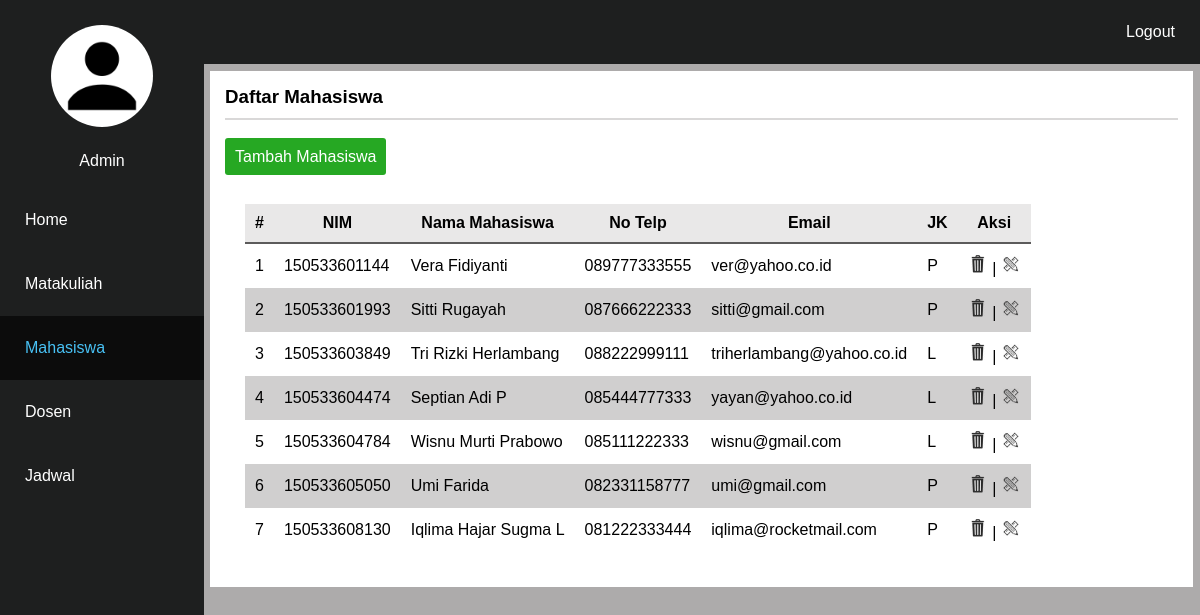
The page /admin/daftar-mahasiswa.php (signed in) on the database its author committed.
### tables this page shows
CREATE TABLE `mahasiswa` (
  `nim` varchar(12) NOT NULL,
  `nama_mhs` varchar(35) NOT NULL,
  `no_telp_mhs` varchar(15) NOT NULL,
  `email_mhs` varchar(35) NOT NULL,
  `jk` enum('L','P') NOT NULL,
  `password` varchar(32) NOT NULL
);

### admin/daftar-mahasiswa.php (the view, shortened to what this page needs)
<!DOCTYPE html PUBLIC "-//W3C//DTD XHTML 1.0 Transitional//EN" "http://www.w3.org/TR/xhtml1/DTD/xhtml1-transitional.dtd">
<html xmlns="http://www.w3.org/1999/xhtml">
<head>
<link rel="stylesheet" type="text/css" href="../style.css" />
</head>
<?php
include "../check.php";
include "../koneksi.php";
?>
<body>
	<div class="navbar-side">
		<ul>
			<li><center><img src="../image/user-128.png" class="img-navbar"> <br> Admin <br><br></center></li>
			<li><a href="index.php">Home</a></li>
			<li><a href="daftar-matkul.php">Matakuliah</a></li>
			<li><a href="daftar-mahasiswa.php" class="active">Mahasiswa</a></li>
			<li><a href="daftar-dosen.php">Dosen</a></li>
			<li><a href="daftar-jadwal.php">Jadwal</a></li>
		</ul>
	</div>
	<div class="content">
		<div class="top-nav">
		<ul>
			<li style="float: right"><a href="../logout.php" style="float: right">Logout</a></li>
		</ul>
		</div>
		<div class="container">
			<h3>Daftar Mahasiswa</h3>
			<div class="separate-line"></div>
			<?php
			$daftar_mhs = mysqli_query($conn,"select * from mahasiswa");
			?>
			<br />
			<div class="btn-add"><a href="tambah-mhs.php">Tambah Mahasiswa</a></div>
			<br />
			<div style="overflow-x: auto;">
				<table class="table">
					<tr>
						<th>#</th><th>NIM</th><th>Nama Mahasiswa</th><th>No Telp</th><th>Email</th><th>JK</th><th>Aksi</th>
					</tr>
					<?php
					$no = 1;
					while ($r = mysqli_fetch_array($daftar_mhs,MYSQLI_NUM)){
					?>
					<tr>
						<td><?php echo $no; ?></td>
						<td><?php echo $r[0]; ?></td>
						<td><?php echo $r[1]; ?></td>
						<td><?php echo $r[2]; ?></td>
						<td><?php echo $r[3]; ?></td>
						<td><?php echo $r[4]; ?></td>
						<td><a href="del-mhs.php?nim=<?php echo $r[0]; ?>" title="Hapus"><img src="../image/del.png" class="del-edit-btn1"></a> | <a href="edit-mhs.php?nim=<?php echo $r[0]; ?>" title="Edit"><img src="../image/edit.png" class="del-edit-btn1"></a> </td>
					</tr>
					<?php
					$no++;
					}
					?>
				</table>
			</div>
		</div>
	</div>
</body>
</html>

### style.css (style rules this page uses)
* { margin:0; padding:0; box-sizing:border-box; }
a { text-decoration: none; color: #0b2a9c; }
body { font-family:"Trebuchet MS", Arial, Helvetica, sans-serif; background-color: #adabab; }
.container { margin-left: 17.5%; margin-top: 7px; margin-right: 7px; margin-bottom: 7px; background-color: #fff; padding: 15px; }
.content { content: ""; }
.separate-line { border: solid 1px #d9d8d8; box-shadow: #999595; width: 100%; align-content: center; margin-top: 10px; margin-bottom: 10px; }
.btn-add a { padding: 10px; text-decoration: none; color: #fff; background-color: #26a823; border-radius: 3px; }
.del-edit-btn1 { width: 20px; }
.img-navbar { border-radius: 50%; background-color: #fff; margin: 25px 27px; width: 50%; }
.top-nav { width: 100%; height: auto; background-color: #1e1f1f; }
.top-nav ul { list-style-type: none; overflow: hidden; }
.top-nav ul li { display: inline-block; }
.top-nav ul li a { color: #fff; padding: 23px 25px; text-decoration: none; }
.navbar-side { height: 100%; background-color: #1e1f1f; position: fixed; width: 17%; color: #fff; }
.navbar-side ul { list-style-type: none; overflow: auto; }
.navbar-side ul li a { display: block; color: #fff; padding: 23px 25px; color: #fff; text-decoration: none; }
.navbar-side ul li a.active { color: #48c1f4; background-color: #0c0c0c; text-decoration: none; }
.table { border-collapse: collapse; border: none; margin: 20px; }
.table th { padding: 10px; background-color:#e9e8e8; border-bottom: 2px solid #5c5b5b; }
.table td { padding: 10px; }
.table tr:nth-child(odd) { background-color: #d0cfcf; }

### rows shown on the page
mahasiswa: nim "150533601144", nama_mhs "Vera Fidiyanti", no_telp_mhs "089777333555", email_mhs "ver@yahoo.co.id", jk "P"
mahasiswa: nim "150533601993", nama_mhs "Sitti Rugayah", no_telp_mhs "087666222333", email_mhs "sitti@gmail.com", jk "P"
mahasiswa: nim "150533603849", nama_mhs "Tri Rizki Herlambang", no_telp_mhs "088222999111", email_mhs "triherlambang@yahoo.co.id", jk "L"
mahasiswa: nim "150533604474", nama_mhs "Septian Adi P", no_telp_mhs "085444777333", email_mhs "yayan@yahoo.co.id", jk "L"
mahasiswa: nim "150533604784", nama_mhs "Wisnu Murti Prabowo", no_telp_mhs "085111222333", email_mhs "wisnu@gmail.com", jk "L"
mahasiswa: nim "150533605050", nama_mhs "Umi Farida", no_telp_mhs "082331158777", email_mhs "umi@gmail.com", jk "P"
mahasiswa: nim "150533608130", nama_mhs "Iqlima Hajar Sugma L", no_telp_mhs "081222333444", email_mhs "iqlima@rocketmail.com", jk "P"
